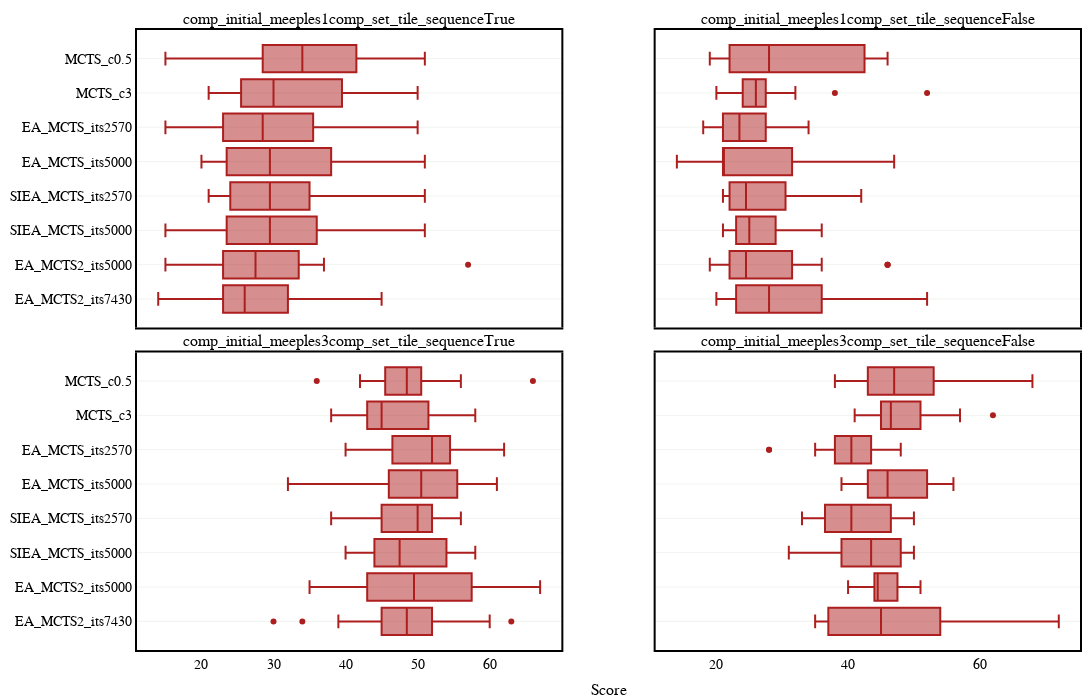

The notebook cell this image was saved under:
### Code cell
#Plots comparative between agents

#define variables
to_show = "Boxplot" #Average or Boxplot
#plot_separation_column = ["comp_initial_meeples", "comp_set_tile_sequence"]
row_separation_column = "comp_initial_meeples"
column_separation_column = "comp_set_tile_sequence"
box_group_column = "Player_0"#"player_name"
x_column = "Player_0"#"current_iterations"#"pg_game_turn"
y_column = "Score_p1" #avg_leaf_node_depth
#y_column = "avg_leaf_node_depth"

#read data
logs_names = ["logs_by_game.csv"]#, "logs_by_action.csv", "logs_by_iteration.csv"]
logs_list = {logs_name:lm.read_csv(os.path.join(experiment_path, logs_name)) for logs_name in logs_names}
logs_index = 0
logs = logs_list[logs_names[logs_index]]
#filter data
logs = logs[logs["comp_initial_meeples"]!=2]
#if len(plot_separation_column) > 1:
#    logs["plot_separation_column"] = logs[plot_separation_column[0]].astype(str) + " " + logs[plot_separation_column[1]].astype(str)
#    plot_separation_column = "plot_separation_column"

#order dataset
logs["order"] = pd.Categorical(logs["Player_0"], data_order)
logs = logs.sort_values("order")
logs = logs.dropna(subset=["order"])

#print(logs_list[logs_names[logs_index]].head())
#Calculate uniques
#plot_identifiers = logs[plot_separation_column].unique()
row_identifiers = logs[row_separation_column].unique()
column_identifiers = logs[column_separation_column].unique()
box_group_identifiers = logs[box_group_column].unique()
colors = eu.generate_color_palette(len(box_group_identifiers))
#colors = ["#5B8C5A","#56638A", "#EC7316"]
print("row_identifiers", row_identifiers)
print("column_identifiers", column_identifiers)
print("box_group_identifiers", box_group_identifiers)

#Create figure
fig = make_subplots(rows=len(row_identifiers)
                        ,cols=len(column_identifiers)
                        ,shared_xaxes=True
                        ,shared_yaxes=True
                        ,vertical_spacing=0.04
                        ,row_heights=[1/len(row_identifiers) for _ in range(len(row_identifiers))]
                        ,subplot_titles = [row_separation_column + str(r) + column_separation_column + str(c) for r in row_identifiers for c in column_identifiers]
                        #, specs=[[{"secondary_y": True}] for _ in range(n_plots+1)]
                        ,x_title="Score"
                        #,y_title='Score'
                        #,print_grid=True
                        )

for row, row_identifier in enumerate(row_identifiers):
    for col, column_identifier in enumerate(column_identifiers):
    #for group_id, box_group_identifier in enumerate(box_group_identifiers):
        data = logs[logs[row_separation_column] == row_identifier]
        data = data[data[column_separation_column] == column_identifier]
        if to_show == "Average":
            x = list(data[x_column].unique())
            y1 = []
            y1_lower = []
            y1_upper = []
            for x_unique in x:
                temp_data = data[data[x_column] == x_unique]
                values = temp_data[y_column]
                current_mean = st.mean(values)
                y1.append(current_mean)
                std = st.stdev(values)
                #y_lower.append()
                y1_lower.append(current_mean - std / math.sqrt(len(values)))
                y1_upper.append(current_mean + std / math.sqrt(len(values)))
                #print(y1_lower[-1], y1[-1], y1_upper[-1])

            #Prepare data for plot
            x_rev = x[::-1]
            y1_lower = y1_lower[::-1]

            #Plot
            shadow_color = eu.color_rgb_to_hex(eu.brighten_color(eu.color_hex_to_rgb(colors[group_id]), 0.3))
            fig.add_trace(go.Scatter(
                    x=x+x_rev
                    ,y=y1_upper+y1_lower
                    ,fill='toself'
                    ,fillcolor=colors[group_id]
                    ,line_color=colors[group_id]
                    ,showlegend=False
                    ,opacity = 0.5
                    #,marker={"color":colors[group_id]}
                    )
                ,row=plot_identifier
                ,col=1)
            
            fig.add_trace(go.Scatter(
                    x=x
                    ,y=y1
                    ,line_color=colors[group_id]
                    ,name=str(box_group_identifier)
                    ,showlegend=row==0
                    ,legendgroup=str(box_group_identifier)
                    )
                ,row=plot_identifier
                ,col=1)
            
        elif to_show == "Boxplot":
            fig.add_trace(go.Box(x=data[y_column]
                                ,y=data[x_column]
                                ,orientation='h'
                                #,name=str(box_group_identifier)
                                , width=0.8
                                ,showlegend=False
                                #,legendgroup=str(box_group_identifier)
                                , marker={"color":colors[0]}
                                )
                            ,row=row+1
                            ,col=col+1)

fig.update_layout(margin=dict(l=70, r=10, t=30, b=50)
                        ,width=1200
                        ,height=700
                        ,plot_bgcolor='rgba(0,0,0,0)'
                        #,plot_bgcolor="lightgray"
                        #,boxmode='group'
                        ,font = dict(family = "Arial", size = 14, color = "black")
                        ,legend=dict(
                            title = "Scores by MCTS variant"
                            ,orientation="h"
                            ,yanchor="top"
                            ,y=-0.075
                            #,xanchor="center"
                            #,x=0.4
                            ,bgcolor="white"#"lightgray"#"rgba(200, 255, 255, 0.8)"
                            ,font = dict(family = "Arial", size = 14, color = "black")
                            ,bordercolor="Black"
                            ,borderwidth=2
                            ,itemsizing='trace'
                            ,itemwidth = 30
                            ) 
                        )
if to_show == "Average":
    fig.update_traces(mode='lines')
elif to_show == "Boxplot":
    fig.update_layout(boxmode='group')
fig.update_xaxes(showline=True
                        , linewidth=2
                        , linecolor='black'
                        , mirror=True
                        )

fig.update_yaxes(showline=True
                    ,mirror=True
                    , linewidth=2
                    , linecolor='black'
                    #, nticks=5
                    #,tickmode = 'linear'
                    #,tick0 = 0
                    , gridcolor="#5B8C5A"
                    , gridwidth=0.1
                    #, dtick=5000
                    ,showgrid=True
                    )
fig.show()

### Figure 1 — Plotly figure (JSON) as saved in the notebook; plotly's stock layout.template omitted (floating-point values rounded to 4 significant figures; data arrays with more than 128 entries replaced by an {"elided": "..."} marker saying what was removed)
{"data": [{"marker": {"color": "#ad1e1e"}, "orientation": "h", "showlegend": false, "type": "box", "width": 0.8, "x": {"elided": "160 int values"}, "xaxis": "x", "y": {"elided": "160 str values"}, "yaxis": "y"}, {"marker": {"color": "#ad1e1e"}, "orientation": "h", "showlegend": false, "type": "box", "width": 0.8, "x": {"elided": "160 int values"}, "xaxis": "x2", "y": {"elided": "160 str values"}, "yaxis": "y2"}, {"marker": {"color": "#ad1e1e"}, "orientation": "h", "showlegend": false, "type": "box", "width": 0.8, "x": {"elided": "160 int values"}, "xaxis": "x3", "y": {"elided": "160 str values"}, "yaxis": "y3"}, {"marker": {"color": "#ad1e1e"}, "orientation": "h", "showlegend": false, "type": "box", "width": 0.8, "x": {"elided": "160 int values"}, "xaxis": "x4", "y": {"elided": "160 str values"}, "yaxis": "y4"}], "layout": {"annotations": [{"font": {"size": 16}, "showarrow": false, "text": "comp_initial_meeples1comp_set_tile_sequenceTrue", "x": 0.225, "xanchor": "center", "xref": "paper", "y": 1, "yanchor": "bottom", "yref": "paper"}, {"font": {"size": 16}, "showarrow": false, "text": "comp_initial_meeples1comp_set_tile_sequenceFalse", "x": 0.775, "xanchor": "center", "xref": "paper", "y": 1, "yanchor": "bottom", "yref": "paper"}, {"font": {"size": 16}, "showarrow": false, "text": "comp_initial_meeples3comp_set_tile_sequenceTrue", "x": 0.225, "xanchor": "center", "xref": "paper", "y": 0.48, "yanchor": "bottom", "yref": "paper"}, {"font": {"size": 16}, "showarrow": false, "text": "comp_initial_meeples3comp_set_tile_sequenceFalse", "x": 0.775, "xanchor": "center", "xref": "paper", "y": 0.48, "yanchor": "bottom", "yref": "paper"}, {"font": {"size": 16}, "showarrow": false, "text": "Score", "x": 0.5, "xanchor": "center", "xref": "paper", "y": 0, "yanchor": "top", "yref": "paper", "yshift": -30}], "boxmode": "group", "font": {"color": "black", "family": "Arial", "size": 14}, "height": 700, "legend": {"bgcolor": "white", "bordercolor": "Black", "borderwidth": 2, "font": {"color": "black", "family": "Arial", "size": 14}, "itemsizing": "trace", "itemwidth": 30, "orientation": "h", "title": {"text": "Scores by MCTS variant"}, "y": -0.075, "yanchor": "top"}, "margin": {"b": 50, "l": 70, "r": 10, "t": 30}, "plot_bgcolor": "rgba(0,0,0,0)", "width": 1200, "xaxis": {"anchor": "y", "domain": [0, 0.45], "linecolor": "black", "linewidth": 2, "matches": "x3", "mirror": true, "showline": true, "showticklabels": false}, "xaxis2": {"anchor": "y2", "domain": [0.55, 1], "linecolor": "black", "linewidth": 2, "matches": "x4", "mirror": true, "showline": true, "showticklabels": false}, "xaxis3": {"anchor": "y3", "domain": [0, 0.45], "linecolor": "black", "linewidth": 2, "mirror": true, "showline": true}, "xaxis4": {"anchor": "y4", "domain": [0.55, 1], "linecolor": "black", "linewidth": 2, "mirror": true, "showline": true}, "yaxis": {"anchor": "x", "domain": [0.52, 1], "gridcolor": "#5B8C5A", "gridwidth": 0.1, "linecolor": "black", "linewidth": 2, "mirror": true, "showgrid": true, "showline": true}, "yaxis2": {"anchor": "x2", "domain": [0.52, 1], "gridcolor": "#5B8C5A", "gridwidth": 0.1, "linecolor": "black", "linewidth": 2, "matches": "y", "mirror": true, "showgrid": true, "showline": true, "showticklabels": false}, "yaxis3": {"anchor": "x3", "domain": [0, 0.48], "gridcolor": "#5B8C5A", "gridwidth": 0.1, "linecolor": "black", "linewidth": 2, "mirror": true, "showgrid": true, "showline": true}, "yaxis4": {"anchor": "x4", "domain": [0, 0.48], "gridcolor": "#5B8C5A", "gridwidth": 0.1, "linecolor": "black", "linewidth": 2, "matches": "y3", "mirror": true, "showgrid": true, "showline": true, "showticklabels": false}}}
